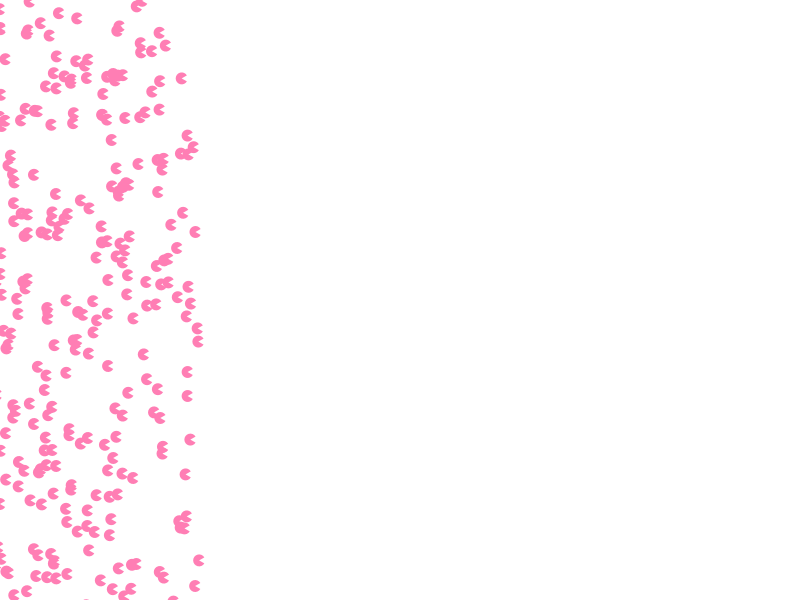
Frame 1 (no input)
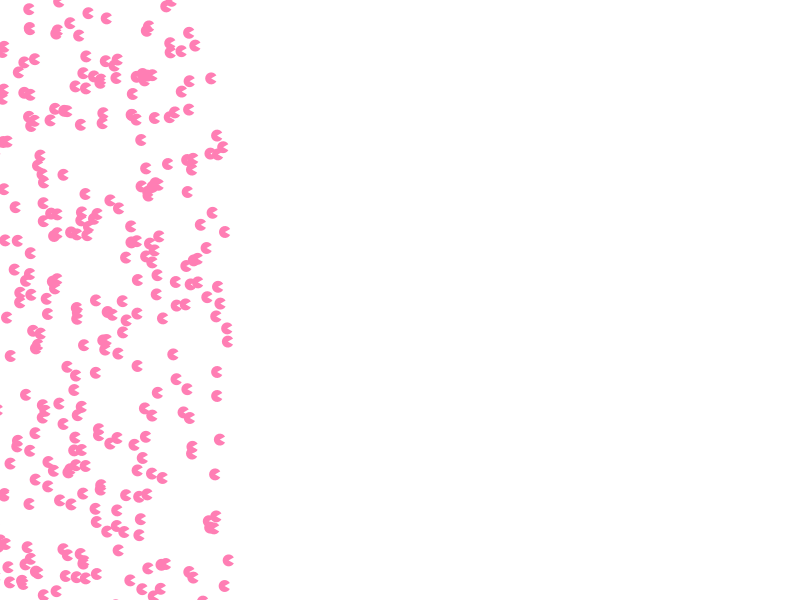
Frame 60 (the mouse pressed at the canvas centre just before this capture)
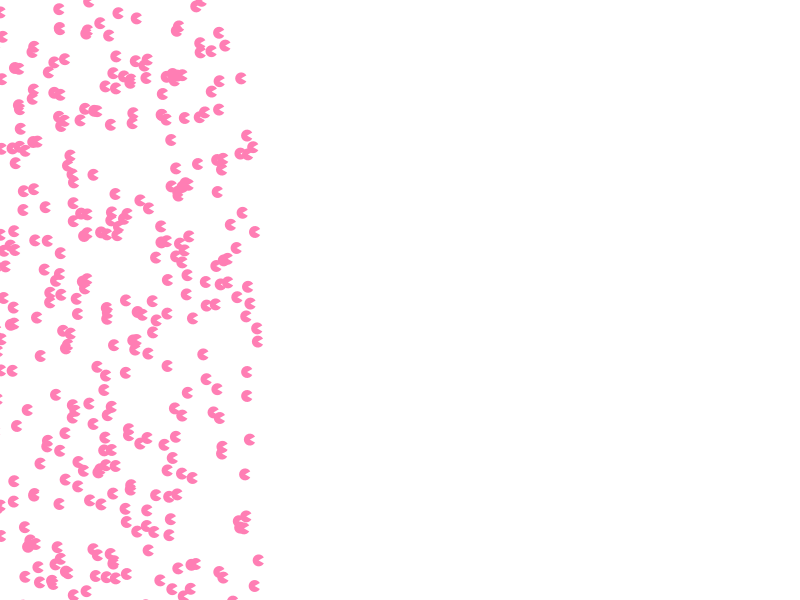
Frame 120 (the mouse held since frame 60 and released just before this capture)

The Processing sketch that drew these frames (run headless with seeded random() and noise(); from frame 60 on, the mouse is pressed at the canvas centre):

// Processing sketch: processing_32740
// ── processing_32740.pde

float [] x = new float [3000];

void setup() {
  size(800, 600);
  smooth();
  noStroke();
  for (int i =0; i< x.length ; i++) {
    x[i] = random(-1000, 200);
  }
}

void draw() {
  background(255, 255, 255);
  fill(255, 126, 180);
  for (int i =0; i< x.length ; i++) {
    x[i] += 0.5;
    float y = i*0.4;
    arc(x[i], y, 12, 12, 0.52, 5.76);
    if (x[i] >= width) {
      x[i] = random(-1000, 200);
    }
  }
}
